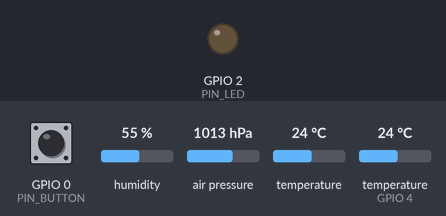
A sketch run on a simulated ESP32. Parts: output pins drawn as LEDs (lit = HIGH). Inputs (shaded band) come from the test bench; at power-on: GPIO 0 (PIN_BUTTON) HIGH, humidity 55 %, air pressure 1013 hPa, temperature 24 °C, temperature (sensor on GPIO 4) 24 °C. What the sketch prints to the serial monitor is not drawn.

Above: at 1.2 s.
1.3 s: GPIO 0 (PIN_BUTTON) pulled LOW for 0.15 s
Timing chart, 0 to 4.3 s (numbered marks = the images above; inputs shaded):
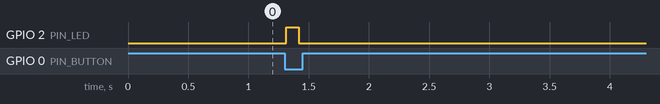

Measured:
- after the input at 1.3 s, GPIO 2 (PIN_LED): LOW → HIGH at once, → LOW 0.10 s later

The sketch:

Test_sensorow.ino
```cpp
// Wymagane biblioteki w Arduino IDE:
// OneWire, DallasTemperature,
// Adafruit_BMP280 (lub odpowiednik BME), Adafruit_Sensor, Wire.

#include <Wire.h>
#include <OneWire.h>
#include <DallasTemperature.h>
#include <Adafruit_BME280.h>

// Definicje pinów
#define PIN_DS18B20 4     // Pin magistrali 1-Wire
#define PIN_LED 2         // Wbudowana dioda LED na ESP32
#define PIN_BUTTON 0     // Przycisk do wyzwalania akcji/przerwania
#define I2C_SDA 21 // Domyślnie I2C (SDA: GPIO 21 na ESP32)
#define I2C_SCL 22 // Domyślnie I2C (SCL: GPIO 22 na ESP32)

#define DELAY_LOOP 100

// Inicjalizacja obiektów
OneWire oneWire(PIN_DS18B20); // Odpalamy magistralę 1-Wire
DallasTemperature sensors(&oneWire); // Podłączamy uruchomioną magistralę do biblioteki sensora
//Adafruit_BMP280 bmp;
Adafruit_BME280 bmp;

volatile bool buttonPressed = false;

// Funkcja obsługi przerwania (ISR)
void IRAM_ATTR handleButtonInterrupt() {
    buttonPressed = true; // Wykryto przerwanie - przycisk został wciśnięty ustaw zmienną przyciskową.
}

void setup() {
    Serial.begin(115200);

    pinMode(PIN_LED, OUTPUT);
    pinMode(PIN_BUTTON, INPUT_PULLUP);

    // Konfiguracja przerwania na przycisku (zbocze opadające, wciśnięcie)
    attachInterrupt(digitalPinToInterrupt(PIN_BUTTON), handleButtonInterrupt,FALLING);

    // Uruchomienie czujników
    sensors.begin(); // DS18B20
    Wire.begin(I2C_SDA, I2C_SCL); // Odpalamy I2C dla BME/BMP

    if (!bmp.begin(0x76, &Wire)) { // Obecności BME na I2C pod adresem 0x76 lub 0x77)
        Serial.println("\nNie wykryto czujnika BMP/BME!\nMoze DS18B20 zadziała");
    }
    else {
        Serial.println("\nSensor BME/BMP gotowy");
    }
}

void loop() {
    // Symulacja reakcji na zdarzenie (np. wybudzenie)
    if (buttonPressed) { // Sprawdzamy czy był wciśnięty przycisk
        // Jak był, to mryg diodką i dokonujemy pomiarów
        digitalWrite(PIN_LED, HIGH);
        Serial.println("[Wykryto ZDARZENIE] - wymuszenie pomiaru!");
        buttonPressed = false; // Musimy „skasować” powiadomienie o wciśnięciu
        delay(100);
        digitalWrite(PIN_LED, LOW);

        // 1. Odczyt z magistrali 1-Wire (DS18B20)
        sensors.requestTemperatures();
        float tempDS = sensors.getTempCByIndex(0);

        // 2. Odczyt z magistrali I2C (BMP280)
        float tempBMP = bmp.readTemperature();
        float higBMP = bmp.readHumidity();
        float pressure = bmp.readPressure() / 100.0F; // Konwersja na hPa

        // Prezentacja danych
        Serial.println("--- ODCZYT WĘZŁA SENSORYCZNEGO ---");
        Serial.print("Temp.  DS18B20 (1-Wire): "); Serial.print(tempDS); Serial.println(" *C");
        Serial.print("Temp.  BMP280 (I2C):     "); Serial.print(tempBMP); Serial.println(" *C");
        Serial.print("Wilg.  BMP280 (I2C):     "); Serial.print(higBMP); Serial.println("%");
        Serial.print("Press. BMP280:      "); Serial.print(pressure); Serial.println(" hPa");
        Serial.println("----------------------------------");
    }

    // Przejście w stan oczekiwania (w praktyce powinien być stosowany: tryb  Light Sleep)
    delay(DELAY_LOOP);
}
```
